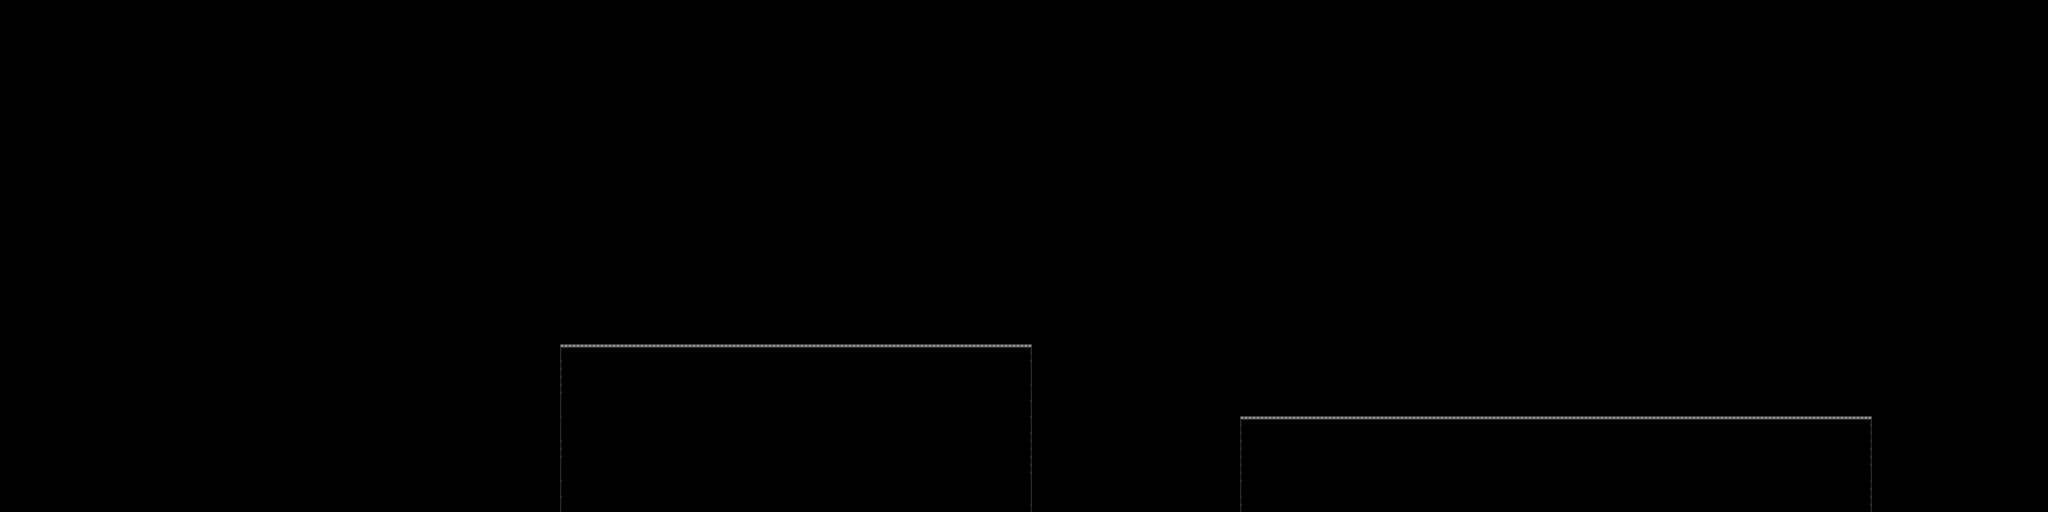

Below is a game level as drawn by its tile map, then a one-line description and the .tmx that defines it (tile-layer data replaced by summaries):
An orthogonal 256x64 tile map with 16x16 px tiles, 1 tile layer (tiles) and 23 objects.

<map version="1.4" tiledversion="1.4.1" orientation="orthogonal" renderorder="right-down" width="256" height="64" tilewidth="16" tileheight="16" infinite="0" nextlayerid="7" nextobjectid="36">
 <tileset firstgid="1" name="tiles" tilewidth="16" tileheight="16" tilecount="16" columns="4">
  <image source="../../images/tilesets/tiles.png" width="64" height="64" />
 </tileset>
 <objectgroup id="2" name="sw-triangles">
  <object id="1" x="32" y="320" width="32" height="208" />
  <object id="2" x="32" y="336" width="48" height="192" />
  <object id="3" x="32" y="352" width="64" height="176" />
  <object id="4" x="32" y="368" width="80" height="160" />
  <object id="5" x="32" y="384" width="96" height="144" />
  <object id="6" x="32" y="400" width="112" height="128" />
  <object id="7" x="32" y="416" width="130" height="112" />
  <object id="8" x="32" y="432" width="148" height="96" />
  <object id="9" x="32" y="448" width="160" height="80" />
  <object id="10" x="32" y="464" width="176" height="64" />
  <object id="11" x="32" y="480" width="208" height="48" />
  <object id="12" x="32" y="496" width="260" height="32" />
  <object id="13" x="32" y="512" width="320" height="16" />
  <object id="18" x="32" y="32" width="16" height="496" />
 </objectgroup>
 <objectgroup id="3" name="squares">
  <object id="14" x="32" y="528" width="655" height="16" />
  <object id="26" x="0" y="32" width="32" height="512" />
  <object id="27" x="1120" y="688" width="944" height="16" />
  <object id="28" x="2480" y="832" width="1264" height="16" />
 </objectgroup>
 <objectgroup id="6" name="end">
  <object id="35" x="3856" y="704" width="16" height="64" />
 </objectgroup>
 <objectgroup id="4" name="se-triangles">
  <object id="19" x="615" y="468" width="73" height="60" />
  <object id="20" x="560" y="480" width="128" height="48" />
  <object id="21" x="482" y="496" width="205.333" height="32" />
  <object id="22" x="416" y="512" width="272" height="16" />
 </objectgroup>
 <layer id="5" name="tiles" width="256" height="64">
  <data>[16384 cells, 200 non-empty, 9 distinct tile ids]</data>
 </layer>
</map>
